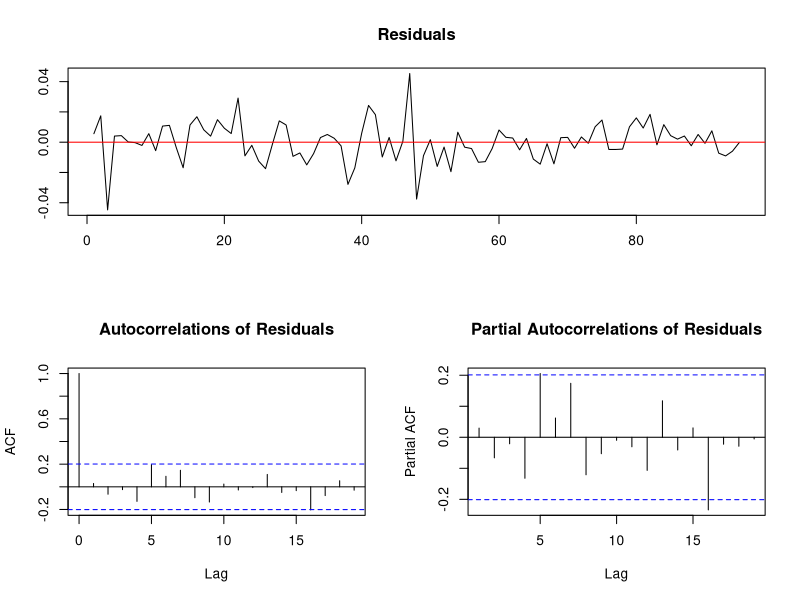

Reproduce this figure in R.
library(urca)

data("Raotbl3")
attach(Raotbl3)

lc <- ts(lc, start=c(1966,4), end=c(1991,2),frequency=4)

lc.ct <- ur.df(lc,lags=3,type='trend')
summary(lc.ct)

plot(lc.ct)

lc.ct@cval
lc.ct@teststat



